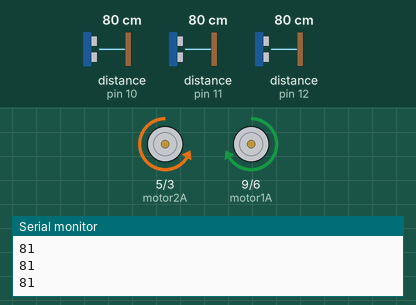
This sketch was run on a simulated Arduino Uno, built with avr-gcc and run on an emulated ATmega328P. Parts: motor-driver pin pairs drawn as motors (green arrow = first pin HIGH = forward, orange = second pin HIGH = backward, longer = more drive), the last lines printed to the serial monitor. The inputs (shaded band) are chosen by the test bench; at power-on: distance to the obstacle (sensors on pin 11, pin 10, pin 12) 80 cm. The echo pulse lasts 58.3 µs per cm.

Above: at 8.7 s.
8.8 s: distance to the obstacle (sensor on pin 11) set to 43 cm
At 11.9 s:
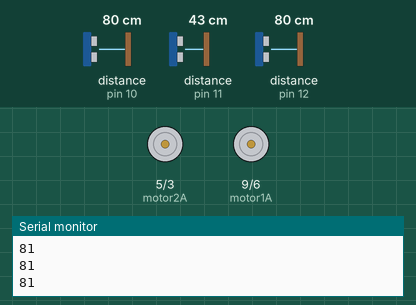
21.8 s: distance to the obstacle (sensor on pin 11) set to 35 cm
At 34.3 s:
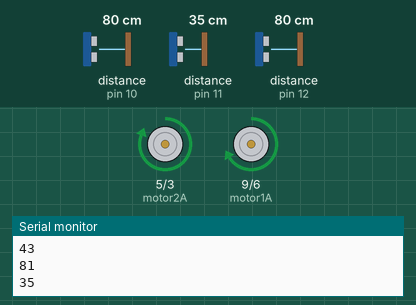
Timing chart, 0 to 39.7 s (numbered marks = the images above; inputs shaded):
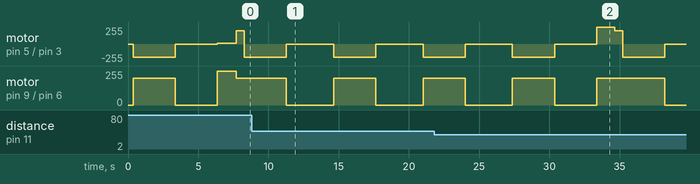

The sketch:

Fire_Fight_Robot.ino
```cpp
 #include <NewPing.h>
const int motor1A = 9;
const int motor1B = 6;
const int motor2A = 5;
const int motor2B = 3;
const int triggerLeft = 7;
const int triggerRight = 8;
const int triggerCenter = 2;
const int echoLeft = 12;
const int echoRight = 11;
const int echoCenter = 10;
const int maxDistance = 230;

int distanceLeft = 0;
int distanceRight = 0;
int distanceCenter = 0;
int rightTurns = 0;

int previousLeft;
int previousRight;

bool madeLeftTurn = false;
bool madeRightTurn = false;
int leftDelay = 0;
int rightDelay = 0;

NewPing sonarLeft(triggerLeft, echoLeft, maxDistance);
NewPing sonarRight(triggerRight, echoRight, maxDistance);
NewPing sonarCenter(triggerCenter, echoCenter, maxDistance);

void setup() {
  // put your setup code here, to run once:
  pinMode(motor1A, OUTPUT);
  pinMode(motor1B, OUTPUT);
  pinMode(motor2A, OUTPUT);
  pinMode(motor2B, OUTPUT);
  Serial.begin(9600);
}

void loop() {

  distanceCenter = sonarCenter.ping_median();
  distanceLeft = sonarLeft.ping_median();
  distanceRight = sonarRight.ping_median();
  distanceCenter = sonarCenter.convert_cm(distanceCenter);
  distanceLeft = sonarLeft.convert_cm(distanceLeft);
  distanceRight = sonarRight.convert_cm(distanceRight);

  Serial.println(distanceLeft);
  //Serial.println(distanceCenter);
  Serial.println(distanceRight);
  Serial.println();

  if(leftDelay == 5){
    leftDelay = 0;
    madeLeftTurn = false;
  }

  if(rightDelay == 5){
    rightDelay = 0;
    madeRightTurn = false;
  }

  if(true){
    analogWrite(motor1A, 200);
    analogWrite(motor1B, 0);
    analogWrite(motor2A, 0);
    analogWrite(motor2B, 200);
    delay(3000);
    analogWrite(motor1A, 0);
    analogWrite(motor1B, 0);
    analogWrite(motor2A, 0);
    analogWrite(motor2B, 0);
    delay(3000);
  }
  if((rightTurns >= 5 && distanceLeft > 45)  || (distanceLeft > 45 && distanceRight < 40 && distanceRight != 0) && !madeLeftTurn){
    analogWrite(motor1A, 10);
    analogWrite(motor1B, 0);
    analogWrite(motor2A, 255);
    analogWrite(motor2B, 0);
    delay(1300);
    rightTurns = 0;

    analogWrite(motor1A, 200);
    analogWrite(motor1B, 0);
    analogWrite(motor2A, 200);
    analogWrite(motor2B, 0);
    delay(200);

    madeLeftTurn = true;
  }
  else if(distanceRight > 45 && !madeRightTurn){
    analogWrite(motor1A, 255);
    analogWrite(motor1B, 0);
    analogWrite(motor2A, 10);
    analogWrite(motor2B, 0);
    delay(1350);

    analogWrite(motor1A, 200);
    analogWrite(motor1B, 0);
    analogWrite(motor2A, 200);
    analogWrite(motor2B, 0);
    delay(200);

    madeRightTurn = true;
  }
  else if(distanceCenter < 30 && distanceLeft < 46 && distanceRight < 46){
    analogWrite(motor1A, 200);
    analogWrite(motor1B, 0);
    analogWrite(motor2A, 0);
    analogWrite(motor2B, 200);
    delay(3000);

    analogWrite(motor1A, 200);
    analogWrite(motor1B, 0);
    analogWrite(motor2A, 200);
    analogWrite(motor2B, 0);
    delay(200);
  }

  //use previousLeft and previosRight to compare
  //check if ping is broken

  /*if(previousLeft < distanceLeft - 1){
    analogWrite(motor1A, 25);   //Left Forwards
    analogWrite(motor1B, 0);    //Left Reverse
    analogWrite(motor2A, 254);  //Right Forwards
    analogWrite(motor2B, 0);    //Right Reverse
    delay(200);
  }
  if(previousRight < distanceRight - 1){
    analogWrite(motor1A, 254);
    analogWrite(motor1B, 0);
    analogWrite(motor2A, 25);
    analogWrite(motor2B, 0);
    delay(200);
  }

  analogWrite(motor1A, 200);
  analogWrite(motor1B, 0);
  analogWrite(motor2A, 200);
  analogWrite(motor2B, 0);
  delay(50);

  previousLeft = distanceLeft;
  previousRight = distanceRight;

  if(madeLeftTurn)
    leftDelay++;
  if(madeRightTurn)
    rightDelay++; */
}
  /*
  else if(distanceRight > 55){
    digitalWrite(motor1A, HIGH);
    digitalWrite(motor1B, LOW);
    digitalWrite(motor2A, LOW);
    digitalWrite(motor2B, HIGH);
    delay(600);
    rightTurns++;
  }
    digitalWrite(motor1A, HIGH);
    digitalWrite(motor1B, LOW);
    digitalWrite(motor2A, HIGH);
    digitalWrite(motor2B, LOW);
    delay(500);
  }
*/
```

Measured:
- the behaviour switches between 40 and 39 cm on distance to the obstacle (sensor on pin 11) (found by bisection; images 1 and 2)
